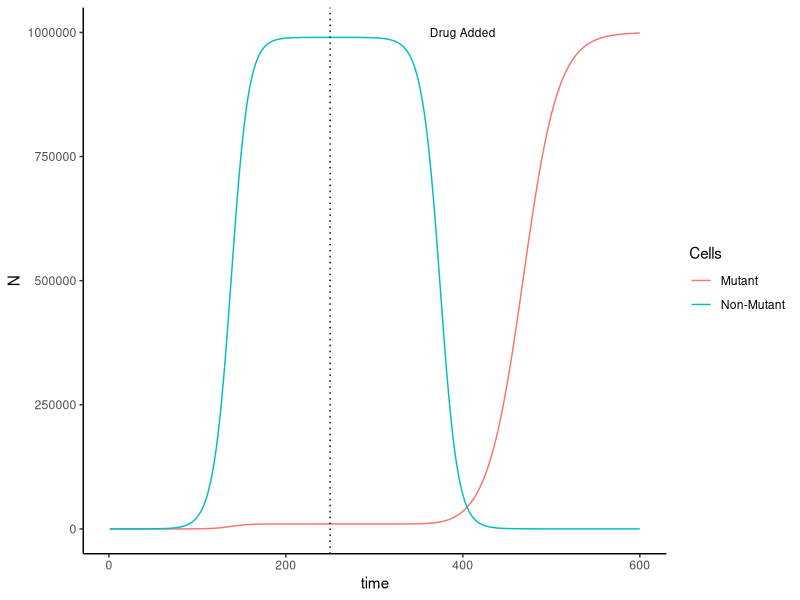

Source code (R):
# Exercise 11

# 1. cancer cell model
#Nt+1=Nt+rN*Nt*(1-(Nt+Mt)/K)
#Mt+1=Mt+rM*Mt*(1-(Nt+Mt)/K)

# Set initial conditions
r=0.1 #normal growth rate of cells both rM and rN
K=1000000 #carrying capacity
N0=2 #original population number
time=600 

#output for loop
N=numeric(length=length(1:time))
M=numeric(length=length(1:time))
N[1]=N0 #set initial population of non-mutants

#find at what time there are 100 cells
#for loop with just non-mutant population
for (i in 2:length(1:time)){
  N[i]=N[i-1]+r*N[i-1]*(1-(N[i-1]+M[i-1])/K)
}

#make data frame to find time
find100=data.frame(time=1:time,N=N,Cells="Non-Mutant")

#find time where first reaches 100
head(find100[find100$N>99,])

#time=42 when reaches 100 and mutation occurs
M[42]=1

#for loop to make values for graph
for (i in 2:length(1:time)){
  # at N=100, mutant cells start to grow
  if (i>42 & i<250){
    M[i]=M[i-1]+r*M[i-1]*(1-(N[i-1]+M[i-1])/K) 
    N[i]=N[i-1]+r*N[i-1]*(1-(N[i-1]+M[i-1])/K)
    # after reach equilibrium, introduce drug
  }else if (i>250){
    M[250]=9944.072
    # growth rate of mutants is half
    M[i]=(M[i-1]+0.5*r*M[i-1]*(1-(N[i-1]+M[i-1])/K)) 
    # growth rate of non-mutants is -r
    N[i]=N[i-1]+(-r)*N[i-1]*(1-(N[i-1]+M[i-1])/K) 
  # in the beginning, only non-mutant cells grow 
  }else{
    N[i]=N[i-1]+r*N[i-1]*(1-(N[i-1]+M[i-1])/K)
  }
}

#read in ggplot
library(ggplot2)

#make data frame for graph
simN=data.frame(time=1:time,N=N,Cells="Non-Mutant")
simM=data.frame(time=1:time,N=M,Cells="Mutant")

#combine to one data frame
dat=rbind(simN,simM)

#make line graph
ggplot(data=dat,aes(x=time,y=N))+
  geom_line(aes(color=Cells))+
  geom_vline(xintercept=250,linetype="dotted")+
  annotate("text",x=400,y=1000000,label="Drug Added",size=3)+
  theme_classic()

